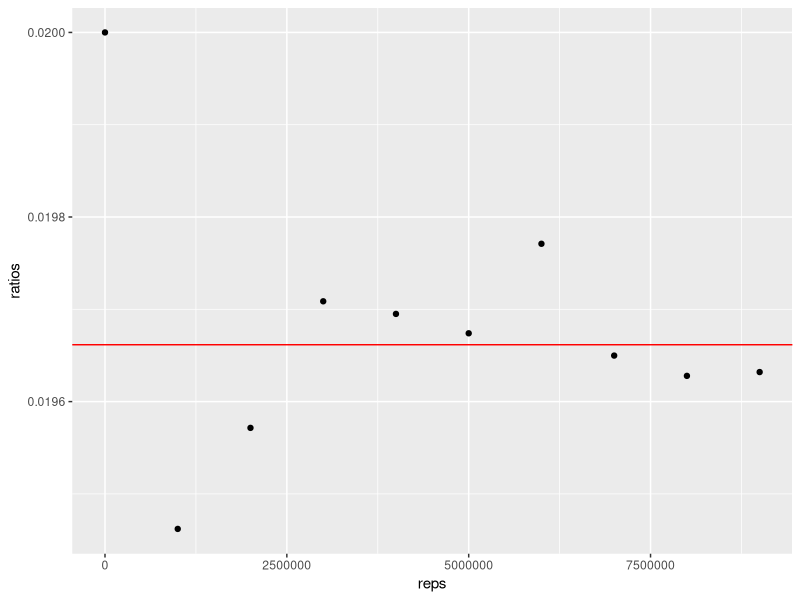

R code for this plot:
## ---- chunk 1
knitr::opts_chunk$set(echo = TRUE)
library(tidyverse)
## ---- chunk 2

acceptance <- pbinom(q=3, size=10, prob=2/3) # P(X\leq 3)

## ---- chunk 3
set.seed (131) 

reps <- 1000

x <- rbinom(n = reps, size = 10, prob = 2/3)

sum(x <= 3)/reps
## ---- chunk 4
set.seed(131)

reps <- seq(100, 1e7, 1e6)
ratios <- c()

for (i in 1:length(reps)) { x <- rbinom(n=reps[i], size=10, prob=2/3)
                            ratios[i] <-  sum(x<=3)/reps[i] }  # generate reps of our binomial rv

ggplot(mapping = aes(reps, ratios)) +
  geom_point() + 
  geom_hline(yintercept=acceptance, color='red')
